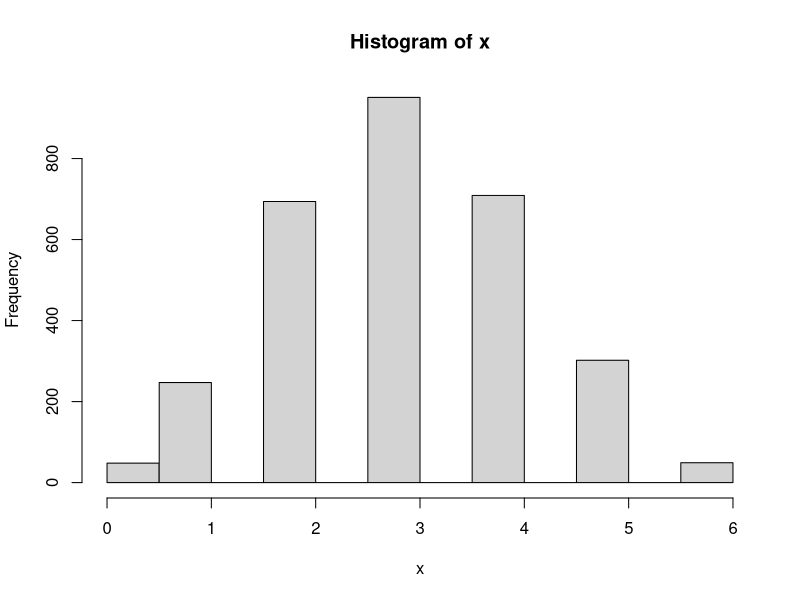

Source code (R):
## ---- chunk 1
p = 0.5
flips = 4
HHHH = p^flips
HHHH
## ---- chunk 2
head_flips = flips - 1
HHH = p^head_flips
T = 1-p
THHH = HHH*T
THHH
## ---- chunk 3
T4Hbefore4H = 1-HHHH
T4Hbefore4H
## ---- chunk 4
observations = 3000
trials = 6
probab = 0.5
x = rbinom(observations, trials, probab)
# rbinom is the function for the random generation for the binomial distribution
hist(x)
## ---- chunk 5
red = 5
blue = 6
green = 8
n = red + blue + green
k = 3

mutually_exlusive_options <- function(color1, color2, color3, k){
  choose(color1,k) + choose(color2,k) + choose(color3,k)
}
## ---- chunk 6
same_color <- function(m_e_o, n, k){
  m_e_o / choose(n,k)
}
## ---- chunk 7
same_color(mutually_exlusive_options(red,blue,green,k), n, k)
## ---- chunk 8
(red * blue * green) / choose(n,k)
## ---- chunk 9
(red^k+blue^k+green^k) / n^k
## ---- chunk 10
((red*blue*green)*factorial(k)) / n^k
## ---- chunk 11
strangers = 12
tot_months = 12
## ---- chunk 12
outcome_space = tot_months^strangers
options(scipen=1)
# the instruction option(scipen = n) format the numbers from scientific notation
# (scipen = 0) to fixed notation
options(scipen = 999) 
outcome_space
## ---- chunk 13
no_birth_same_month = factorial(tot_months) / outcome_space
options(scipen = 1)
no_birth_same_month
